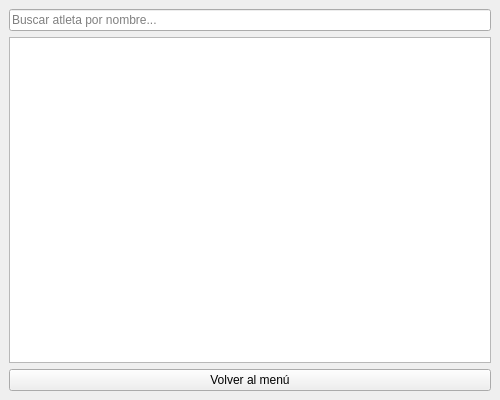
<?xml version="1.0" encoding="UTF-8"?>
<ui version="4.0">
 <class>VistaSeleccionAtletaRutina</class>
 <widget class="QMainWindow" name="VistaSeleccionAtletaRutina">
  <property name="geometry">
   <rect><x>0</x><y>0</y><width>500</width><height>400</height></rect>
  </property>
  <widget class="QWidget" name="centralwidget">
   <layout class="QVBoxLayout" name="verticalLayout">
    <item>
     <widget class="QLineEdit" name="buscador">
      <property name="placeholderText"><string>Buscar atleta por nombre...</string></property>
     </widget>
    </item>
    <item>
     <widget class="QListWidget" name="lista"/>
    </item>
    <item>
     <widget class="QPushButton" name="btn_volver">
      <property name="text"><string>Volver al menú</string></property>
     </widget>
    </item>
   </layout>
  </widget>
 </widget>
 <resources/>
 <connections/>
</ui>
